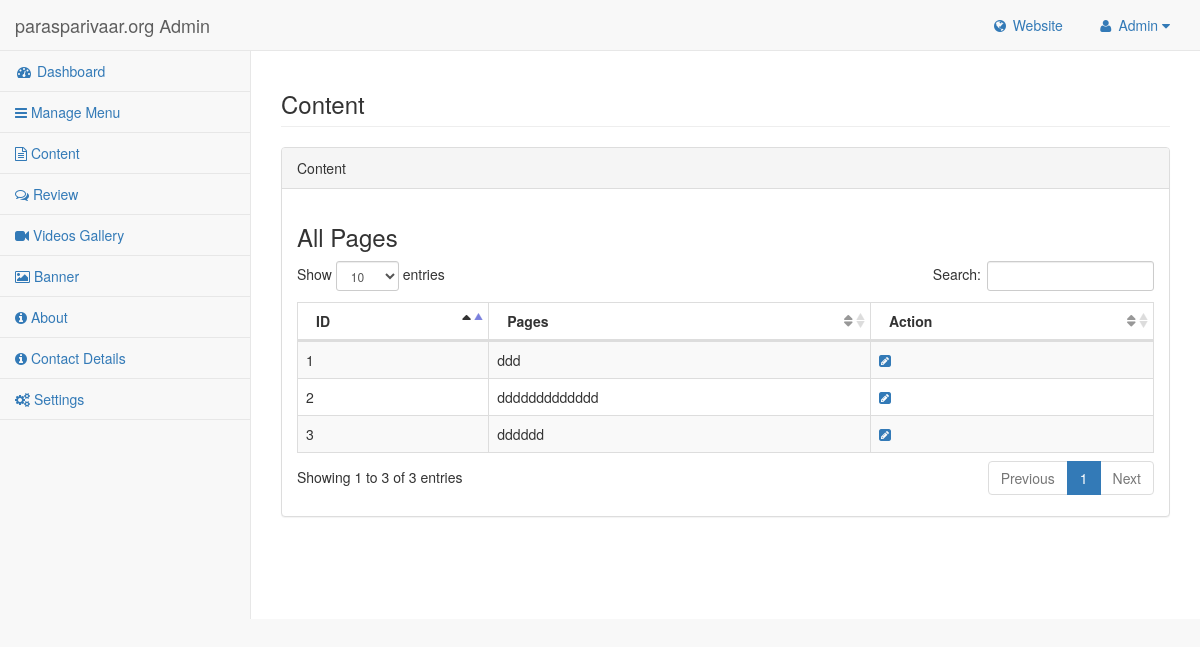
Screenshot of /content.php (signed in) with the database file from the repository.
### tables this page shows
CREATE TABLE `menu` (
  `id` int(11) NOT NULL,
  `main_menu` varchar(250) NOT NULL,
  `uploaddate` datetime NOT NULL
);

CREATE TABLE `submenu` (
  `id` int(11) NOT NULL,
  `main_menu` varchar(250) NOT NULL,
  `submenu` varchar(250) NOT NULL,
  `uploaddate` datetime NOT NULL
);

### app/content.php (the view, shortened to what this page needs)
<?php
	require_once('functions.php');
$listofpage="";
$menustm=selectData("SELECT * FROM `menu` ORDER BY `id` DESC");
if (count($menustm)>0) {
	$i=1;
	foreach ($menustm as $value) {
		$listofpage.='<tr>
		<td>'.$i++.'</td>
		<td>'.$value->main_menu.'</td>
		<td><a class="deleteclass" href="content.php?main_menu='.$value->id.'" title="Edit"><i class="fa fa-pencil-square" ></i>
                  </a></td>
		</tr>
		';
		$submenustm=selectData("SELECT * FROM `submenu` WHERE main_menu='".$value->id."' ");
		if(count($submenustm)>0){
			foreach ($submenustm as $data){
				$listofpage.='
				<tr>
		<td>'.$i++.'</td>
		<td>'.$data->submenu.'</td>
		<td><a class="deleteclass" href="content.php?submenu='.$data->id.'&main_menu='.$value->id.'" title="Edit"><i class="fa fa-pencil-square" ></i>
                  </a></td>
		</tr>
		';
			}
		}
	}
}
?>

### rows the page displays
menu: main_menu "ddd"
submenu: submenu "ddddddddddddd"
submenu: submenu "dddddd"

### other values shown
$AdminPanelName "parasparivaar.org"
$_SESSION['username'] "Admin"
